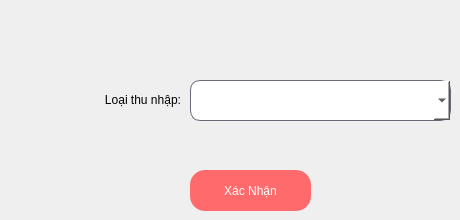
     <widget class="QWidget" name="tab3_P3">
      <attribute name="title">
       <string>Xoá</string>
      </attribute>
      <widget class="QLabel" name="label_p3_LoaiThuNhap_tab3">
       <property name="geometry">
        <rect>
         <x>30</x>
         <y>70</y>
         <width>151</width>
         <height>61</height>
        </rect>
       </property>
       <property name="styleSheet">
        <string notr="true">font: 75 15pt &quot;Segoe UI&quot;;</string>
       </property>
       <property name="text">
        <string>&lt;html&gt;&lt;head/&gt;&lt;body&gt;&lt;p align=&quot;right&quot;&gt;Loại thu nhập:&lt;/p&gt;&lt;/body&gt;&lt;/html&gt;</string>
       </property>
      </widget>
      <widget class="QComboBox" name="comboBox_p3_LoaiThuNhap_tab3">
       <property name="geometry">
        <rect>
         <x>190</x>
         <y>80</y>
         <width>261</width>
         <height>41</height>
        </rect>
       </property>
       <property name="styleSheet">
        <string notr="true">border-radius: 10px;
border: 1px solid #6d6875;
color: rgb(0, 0, 0);
background-color: rgb(255, 255, 255);
font: 75 14pt &quot;Segoe UI&quot;;</string>
       </property>
      </widget>
      <widget class="QPushButton" name="btn_p3_XacNhan_tab3">
       <property name="geometry">
        <rect>
         <x>190</x>
         <y>170</y>
         <width>121</width>
         <height>41</height>
        </rect>
       </property>
       <property name="styleSheet">
        <string notr="true">border-radius: 15px;
color: rgb(255, 255, 255);
background-color: rgb(255, 106, 108);
font: 75 15pt &quot;MS Shell Dlg 2&quot;;</string>
       </property>
       <property name="text">
        <string>Xác Nhận</string>
       </property>
      </widget>
     </widget>
